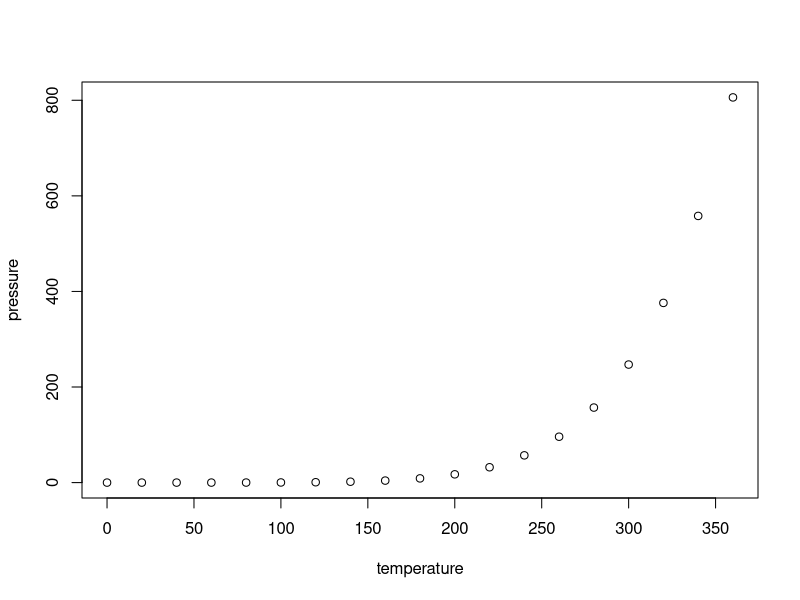
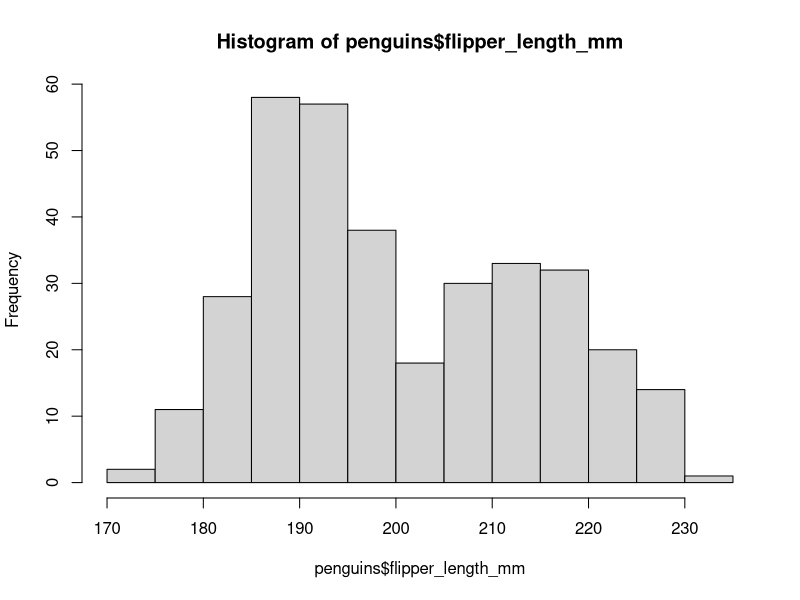
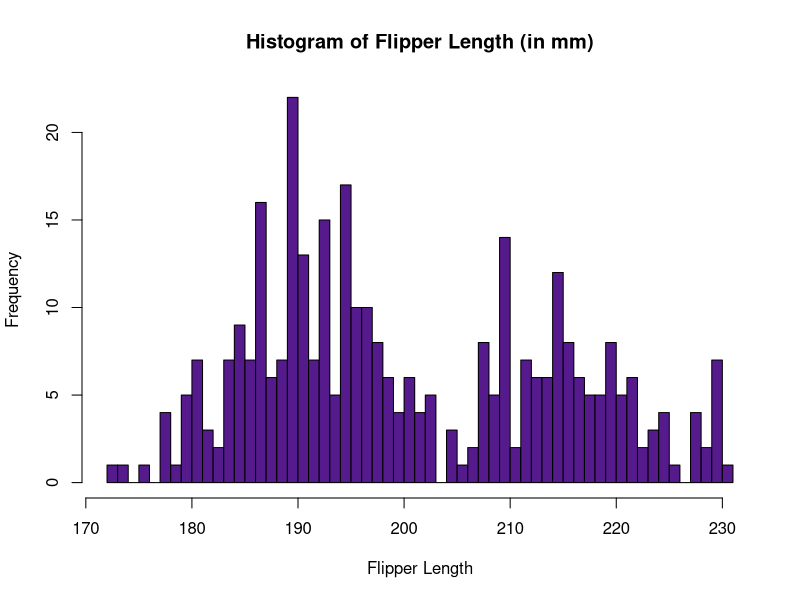
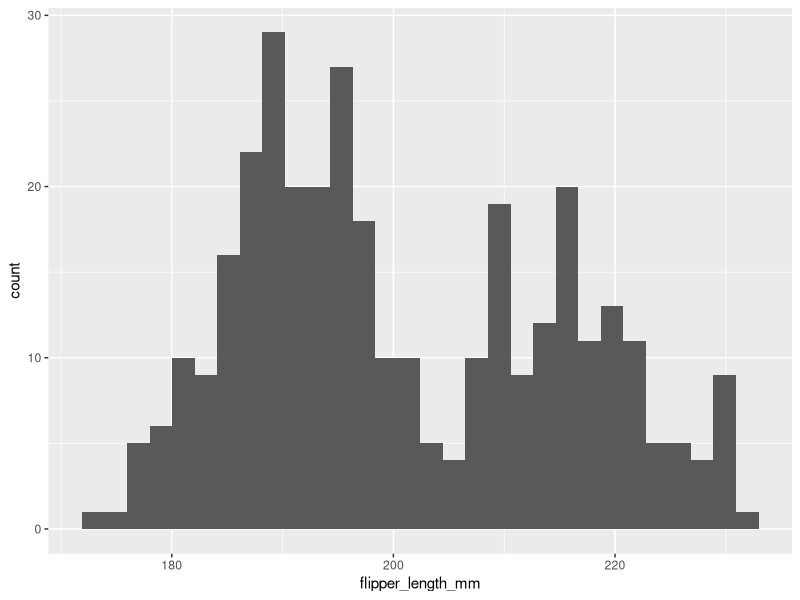
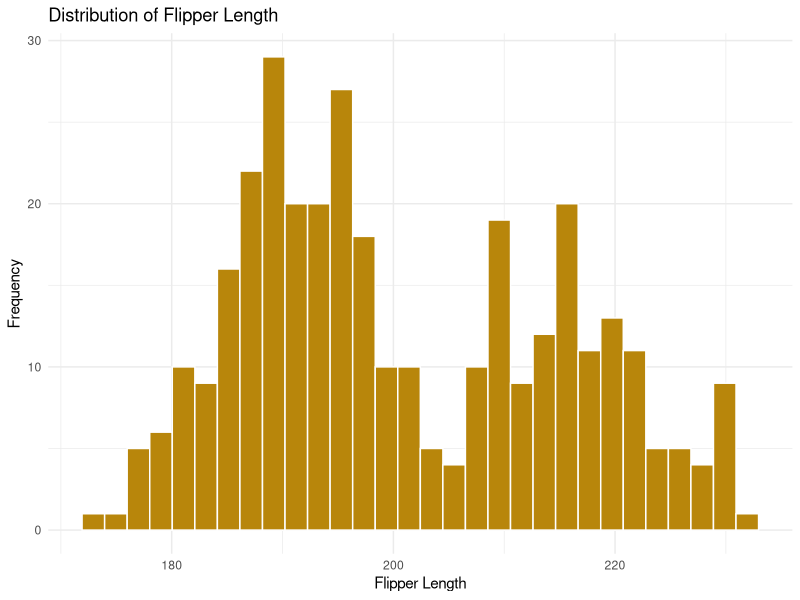
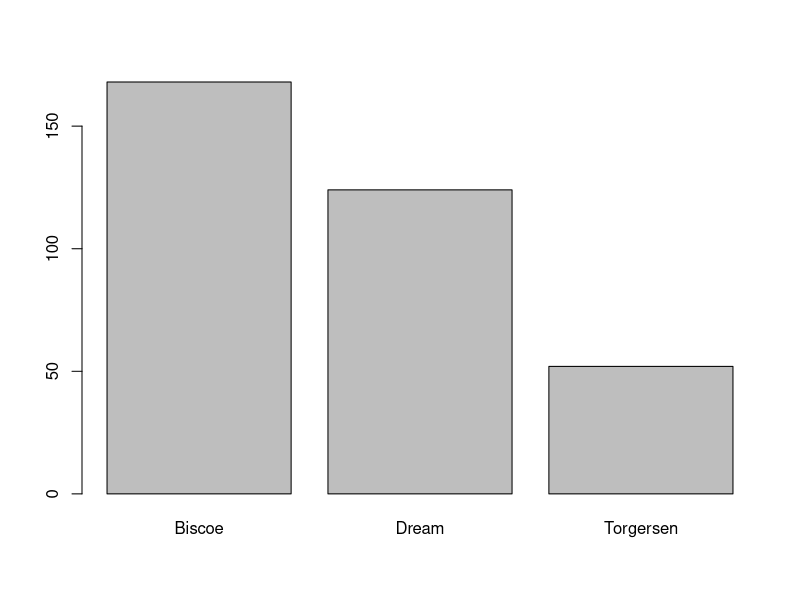
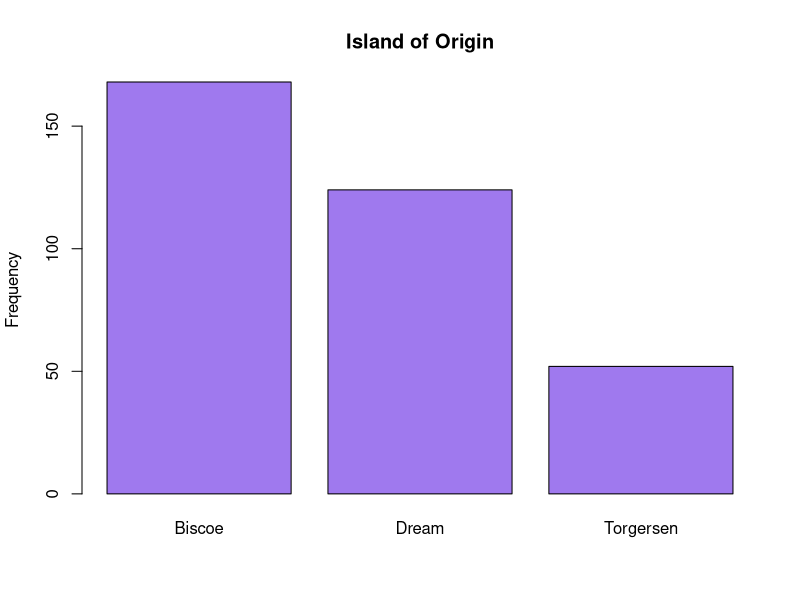
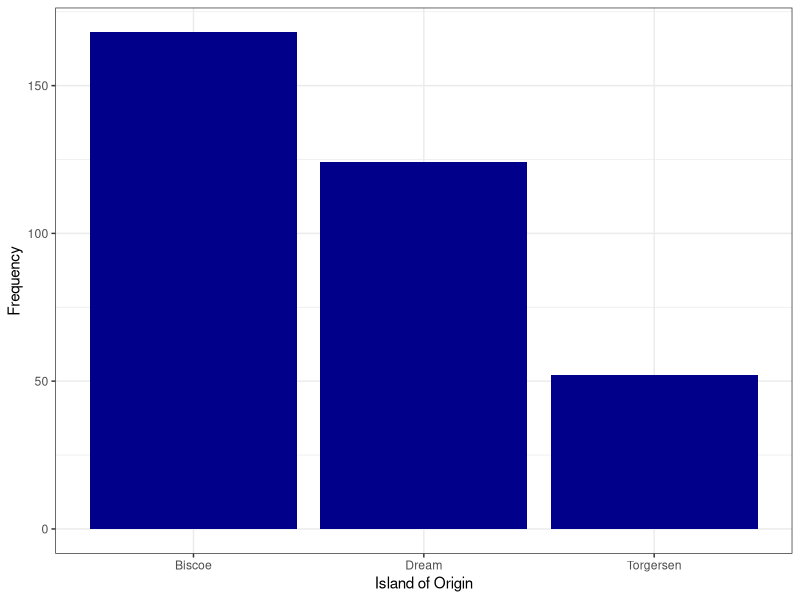

Write the R code that produced these figures, in order.
## ---- chunk 1
knitr::opts_chunk$set(echo = TRUE)
knitr::opts_knit$set(root.dir = '~/Dropbox/Workshops/IntrotoRIII/Intro-to-R-III')
## ---- chunk 2
plot(pressure)
## ---- chunk 3
#install.packages("ggplot2")
#install.packages('palmerpenguins')
library(ggplot2)
library(palmerpenguins)
## ---- chunk 4
summary(penguins)
## ---- chunk 5
hist(penguins$flipper_length_mm)
## ---- chunk 6
hist(penguins$flipper_length_mm,
     main = "Histogram of Flipper Length (in mm)",   #main title of the graph
     xlab = "Flipper Length",                #x-axis label (can also use ylab for y-axis label)
     col = "purple4",                      #change color of the bars
     breaks = 45)                          #alter the number of bins
## ---- chunk 7
ggplot(penguins, aes(x = flipper_length_mm)) +
  geom_histogram()
## ---- chunk 8
ggplot(penguins, aes(x = flipper_length_mm)) +
  geom_histogram(fill = "darkgoldenrod", #alter the fill color of the bars
                 color = "white") +      #alter the outline color of the bars
  ggtitle("Distribution of Flipper Length") +
  xlab("Flipper Length") +
  ylab("Frequency") +
  theme_minimal()     #changes the background theme.  The default is grey.
  
## ---- chunk 9
#Summarize # of penguins from each 
#island in a table
counts <- table(penguins$island)

#Create the plot
barplot(counts) 
## ---- chunk 10
barplot(counts, 
        main = "Island of Origin",
        col = "mediumpurple2",
        ylab = "Frequency")
## ---- chunk 11
ggplot(penguins, aes(x = island)) +
  geom_bar(fill = "darkblue") +
  xlab("Island of Origin") +
  ylab("Frequency") +
  theme_bw()    #note the difference in background with this theme
## ---- chunk 12
#Make a quick summary table of penguins
#by island:
library(dplyr)
library(tidyr)
species_by_island <- penguins %>%
  group_by(species, island) %>%
  tally()

#Graph out the summary table using ggplot2:
ggplot(species_by_island, aes(x = species, y = n, fill = island)) +
  geom_bar(stat = "identity", position = "dodge") +
  xlab("Island of Origin") +
  ylab("Number of individuals of each species") +
  theme_bw()    
## ---- chunk 13
#summarize average flipper length by island
flippers_by_island <- penguins %>%
  group_by(island) %>%
  summarize(mean_flipper_length = mean(flipper_length_mm, na.rm = T))

#graph it out:
ggplot(flippers_by_island, aes(x = island, y = mean_flipper_length, fill = island)) +
  geom_bar(stat = "identity", position = "dodge") +
  xlab("Island of Origin") +
  ylab("Frequency") +
  theme_bw() + 
  theme(legend.position = "none")  +  #use this last line to get rid of the legend 
  scale_fill_manual(values = c("purple4", "darkgoldenrod", "black"))
## ---- chunk 14
plot(penguins$body_mass_g, penguins$flipper_length_mm,
     xlab = "Body mass (in g)",
     ylab = "Flipper Length (in mm)",
     frame = FALSE, #removes the boundary that R automatically puts on a scatterplot
     pch = 19)  #specifies the type of dot
## ---- chunk 15
plot(penguins$flipper_length_mm,
     penguins$body_mass_g,
     xlab = "Flipper length (mm)",
     ylab = "Body Mass (g)",
     main = "",
     pch = 2, col = 'red')
## ---- chunk 16
pdf("Figures/WeightvsHeight.pdf",
    height = 4, width = 4)
plot(penguins$flipper_length_mm,
     penguins$body_mass_g,
     xlab = "Flipper length (mm)",
     ylab = "Body Mass (g)",
     main = "",
     pch = 2, col = 'red')
dev.off()
## ---- chunk 17
max(penguins$flipper_length_mm)
max(penguins$flipper_length_mm, na.rm = TRUE)

xlimits <- c(min(penguins$flipper_length_mm,
                  na.rm = TRUE)-1,
              max(penguins$flipper_length_mm,
                  na.rm = TRUE)+1)
ylimits <- c(min(penguins$body_mass_g,
                  na.rm = TRUE)-1,
              max(penguins$body_mass_g,
                  na.rm = TRUE)+1)

plot(penguins$flipper_length_mm[penguins$species == "Adelie"],
     penguins$body_mass_g[penguins$species == "Adelie"],
     xlim = xlimits,
     ylim = ylimits,
     xlab = "Flipper length (mm)",
     ylab = "Body Mass (g)",
     pch = 2, col = 'navyblue')
points(penguins$flipper_length_mm[penguins$species == "Chinstrap"],
       penguins$body_mass_g[penguins$species == "Chinstrap"],
       pch = 19, col = 'deeppink',
       lwd = 2)
points(penguins$flipper_length_mm[penguins$species == "Gentoo"],
       penguins$body_mass_g[penguins$species == "Gentoo"],
       pch = 21, col = 'deepskyblue',
       bg = alpha('deepskyblue', 0.5))
legend('topleft', pch = c(2,19,19), 
       lwd = c(1,2,1), lty = c(NA, NA,NA),
       col = c("navyblue",
               "deeppink",
               alpha("deepskyblue",.5)),
       legend = c("Adelie",
                  "Chinstrap",
                  "Gentoo"), bty = 'n')
## ---- chunk 18
par(mfrow = c(1,3))
plot(penguins$flipper_length_mm[penguins$species == "Adelie"],
     penguins$body_mass_g[penguins$species == "Adelie"],
     xlim = xlimits,
     ylim = ylimits,
     xlab = "Flipper length (mm)",
     ylab = "Body Mass (g)",
     main = "Adelie",
     pch = 19, col = 'navyblue')
plot(penguins$flipper_length_mm[penguins$species == "Chinstrap"],
     penguins$body_mass_g[penguins$species == "Chinstrap"],
     xlim = xlimits,
     ylim = ylimits,
     xlab = "Flipper length (mm)",
     ylab = "Body Mass (g)",
     main = "Chinstrap",
     pch = 19, col = 'deeppink')
plot(penguins$flipper_length_mm[penguins$species == "Gentoo"],
     penguins$body_mass_g[penguins$species == "Gentoo"],
     xlim = xlimits,
     ylim = ylimits,
     xlab = "Flipper length (mm)",
     ylab = "Body Mass (g)",
     main = 'Gentoo',
     pch = 19, col = 'deepskyblue')
## ---- chunk 19
titles <- c("Adelie", "Chinstrap", "Gentoo")
colors <- c("navyblue", "deeppink", "deepskyblue")

pdf("Figures/MassvsFlipper_species.pdf", height = 4, width = 4)
for(i in 1:3){
  par(mfrow = c(1,1))
  plot(penguins$flipper_length_mm[penguins$species == titles[i]],
     penguins$body_mass_g[penguins$species == titles[i]],
     xlim = xlimits,
     ylim = ylimits,
     xlab = "Flipper length (mm)",
     ylab = "Body Mass (g)",
     main = titles[i],
     pch = 2, col = colors[i])
}
dev.off()
## ---- chunk 20
ggplot(penguins, aes(x = body_mass_g, y = flipper_length_mm)) +
  geom_point() +
  xlab("Body Mass (in g)") +
  ylab("Flipper length (in mm)") +
  theme_classic() +
  geom_smooth(method = lm, color = "red", se=FALSE) 
#lm = linear model
#se = whether or not to include standard error estimates
## ---- chunk 21
ggplot(penguins, aes(x=body_mass_g, y=flipper_length_mm, color=species)) + 
    geom_point(size=6) +
    theme_minimal() +
  scale_color_manual(values = c("purple4", "darkgoldenrod", "black"),
                     ## Change legend title
                     name = "Species") +
  xlab("Body mass (in g)") + 
  ylab("Flipper length (in mm)")
## ---- chunk 22
penguins %>% 
  ggplot(aes(x=body_mass_g, y=flipper_length_mm, color = species)) + 
  geom_point(size=2) +
  facet_wrap(~species) +
  theme_minimal() +
  guides(color = guide_legend(title = "Species")) +
  xlab("Body mass (in g)") + 
  ylab("Flipper length (in mm)")
## ---- chunk 23
peng_plot <- penguins %>% 
  ggplot(aes(x=body_mass_g, y=flipper_length_mm, color = species)) + 
  geom_point(size=2) +
  facet_wrap(~species) +
  theme_minimal() +
  guides(color = guide_legend(title = "Species")) +
  xlab("Body mass (in g)") + 
  ylab("Flipper length (in mm)")

ggsave(peng_plot, filename = "Figures/MassvsFlipperLength_ggplot.pdf")
